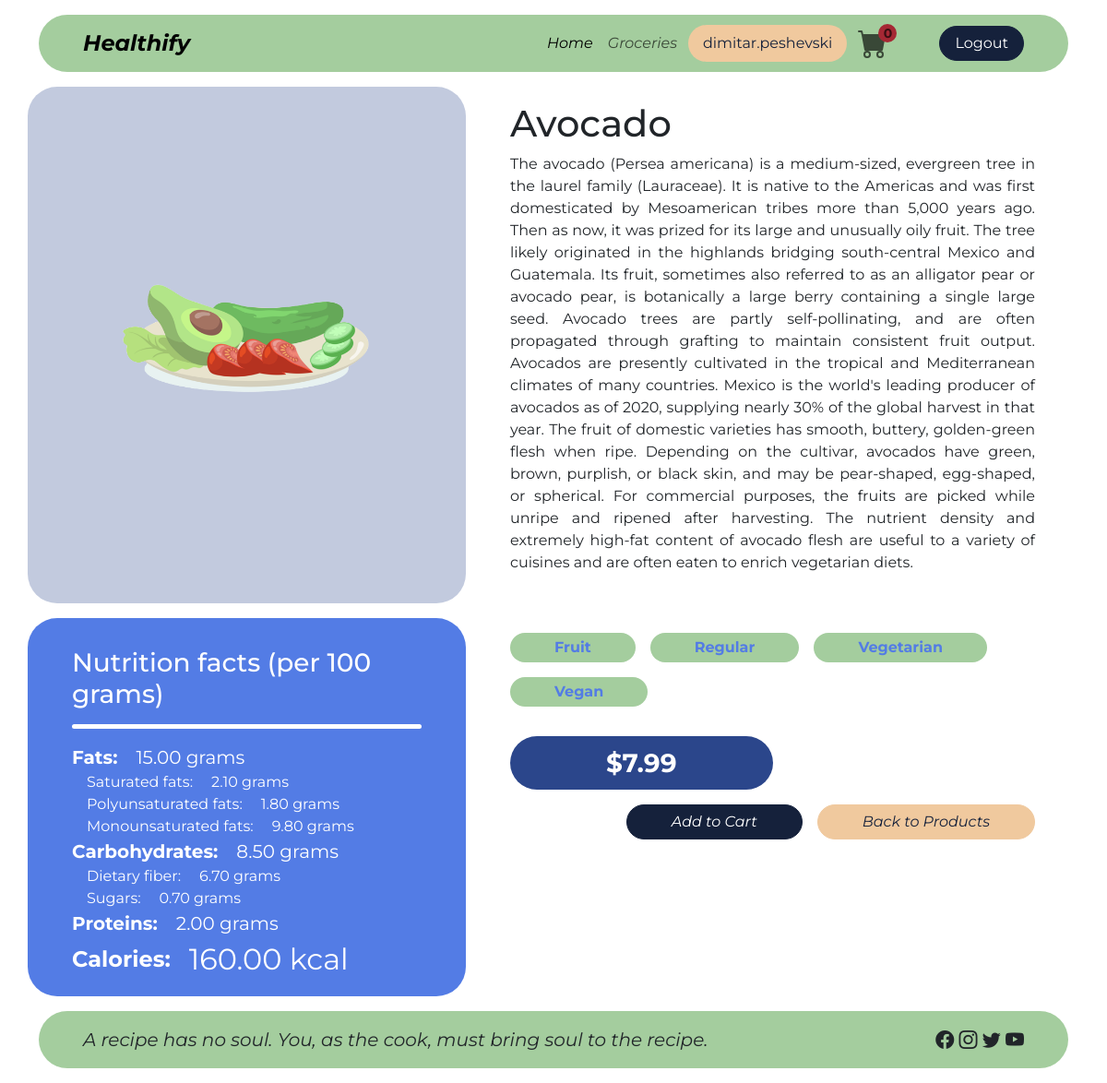
The app's page /groceries/6 (signed in) with its own data.
### accounts/models.py (models this page shows, shortened)
class User(AbstractUser):
    class Role(models.TextChoices):
        ADMINISTRATOR = 'ADMINISTRATOR', 'Administrator'
        CONSUMER = 'CONSUMER', 'Consumer'
        SELLER = 'SELLER', 'Seller'
    base_role = Role.ADMINISTRATOR
    role = models.CharField(max_length=255, choices=Role.choices)

### groceries/models.py (models this page shows, shortened)
class Grocery(models.Model):
    name = models.CharField(max_length=255)
    description = models.TextField()
    categories = models.ManyToManyField(Category)
    diets = models.ManyToManyField(Diet)
    price = models.DecimalField(max_digits=6, decimal_places=2)
    quantity = models.IntegerField()
    image = models.ImageField(upload_to='images/')
    nutrition_facts_label = models.OneToOneField(NutritionFactsLabel, on_delete=models.CASCADE)
    creator = models.ForeignKey(Seller, on_delete=models.CASCADE)
    date_created = models.DateTimeField(auto_now_add=True)
    date_modified = models.DateTimeField(auto_now=True)
    class Meta:
        verbose_name_plural = 'groceries'

class NutritionFactsLabel(models.Model):
    fats = models.DecimalField(max_digits=6, decimal_places=2)
    saturated_fats = models.DecimalField(max_digits=6, decimal_places=2)
    polyunsaturated_fats = models.DecimalField(max_digits=6, decimal_places=2)
    monounsaturated_fats = models.DecimalField(max_digits=6, decimal_places=2)
    carbohydrates = models.DecimalField(max_digits=6, decimal_places=2)
    dietary_fiber = models.DecimalField(max_digits=6, decimal_places=2)
    sugars = models.DecimalField(max_digits=6, decimal_places=2)
    proteins = models.DecimalField(max_digits=6, decimal_places=2)
    calories = models.DecimalField(max_digits=6, decimal_places=2)

class Category(models.Model):
    name = models.CharField(max_length=255)
    class Meta:
        verbose_name_plural = 'categories'
    def __str__(self):
        return self.name

class Diet(models.Model):
    name = models.CharField(max_length=255)
    def __str__(self):
        return self.name

### accounts/decorators.py (the view)
        def wrapper_func(request, *args, **kwargs):
            if request.user.role not in roles:
                return redirect('accounts:unauthorized')
            return view_func(request, *args, **kwargs)

### groceries/views.py (called while the page is built)
@login_required(login_url='accounts:login')
@allowed_users(roles=(User.Role.CONSUMER, User.Role.SELLER, User.Role.ADMINISTRATOR,))
def grocery_details(request, grocery_id):
    grocery = Grocery.objects.filter(id=grocery_id).first()
    context = {'grocery': grocery}
    return render(request, 'groceries/grocery-details.html', context)

### templates/groceries/grocery-details.html (shortened to what this page needs)
{% extends 'base.html' %}
{% load static %}
{% block content %}
    <div class="container">
        <div class="row mb-3">
            <div class="col-5 bg-info rounded-5 px-5 py-3 d-flex justify-content-center align-items-center">
                <img src="{{ MEDIA_URL }}{{ grocery.image.url }}" class="img-fluid w-75" alt=""/>
            </div>
            <div class="col-7 px-5 py-3 d-flex flex-column justify-content-between">
                <h1>{{ grocery.name }}</h1>
                <p style="text-align: justify;">{{ grocery.description }}</p>
            </div>
        </div>
        <div class="row">
            <div class="col-5 rounded-5 px-5 py-3 nutrition-facts-label text-white"
                 style="background-color: rgba(83, 124, 229, 255); height: fit-content;">
                <h3 class="pt-3">Nutrition facts (per 100 grams)</h3>
                <hr class="border-5 border-white w-100 opacity-100 rounded-5 pb-0"/>
                <div class="d-flex align-items-center main-label">
                    <label class="form-label mb-0 me-3" for="id_fats"><strong>Fats:</strong></label>
                    <div class="ms-1">{{ grocery.nutrition_facts_label.fats }} grams</div>
                </div>
                <div class="ms-3">
                    <div class="d-flex align-items-center">
                        <label class="form-label mb-0 me-3" for="id_saturated_fats">Saturated fats:</label>
                        <div class="ms-1">{{ grocery.nutrition_facts_label.saturated_fats }} grams</div>
                    </div>
                    <div class="d-flex align-items-center">
                        <label class="form- mb-0 me-3" for="id_polyunsaturated_fats">Polyunsaturated fats:</label>
                        <div class="ms-1">{{ grocery.nutrition_facts_label.polyunsaturated_fats }} grams</div>
                    </div>
                    <div class="d-flex align-items-center">
                        <label class="form-label mb-0 me-3" for="id_monounsaturated_fats">Monounsaturated
                            fats:</label>
                        <div class="ms-1">{{ grocery.nutrition_facts_label.monounsaturated_fats }} grams</div>
                    </div>
                </div>
                <div class="d-flex align-items-center main-label">
                    <label class="form-label mb-0 me-3"
                           for="id_carbohydrates"><strong>Carbohydrates:</strong></label>
                    <div class="ms-1">{{ grocery.nutrition_facts_label.carbohydrates }} grams</div>
                </div>
                <div class="ms-3">
                    <div class="d-flex align-items-center">
                        <label class="form-label mb-0 me-3" for="id_dietary_fiber">Dietary fiber:</label>
                        <div class="ms-1">{{ grocery.nutrition_facts_label.dietary_fiber }} grams</div>
                    </div>
                    <div class="d-flex align-items-center">
                        <label class="form-label mb-0 me-3" for="id_sugars">Sugars:</label>
                        <div class="ms-1">{{ grocery.nutrition_facts_label.sugars }} grams</div>
                    </div>
                </div>
                <div class="d-flex align-items-center main-label">
                    <label class="form-label mb-0 me-3" for="id_proteins"><strong>Proteins:</strong></label>
                    <div class="ms-1">{{ grocery.nutrition_facts_label.proteins }} grams</div>
                </div>
                <div class="d-flex align-items-center">
                    <label class="form-label mb-0 me-3" for="id_calories"><strong
                            style="font-size: 24px;">Calories:</strong></label>
                    <div class="ms-1" style="font-size: 32px;">{{ grocery.nutrition_facts_label.calories }} kcal</div>
                </div>
            </div>
            <div class="col-7 px-5 py-3">
                <div class="row mb-3">
                    <div class="col d-flex justify-content-start flex-wrap">
                        {% for category in grocery.categories.all %}
                            <div class="bg-success rounded-5 px-5 py-1 mb-3 me-3">
                                <strong style="color: rgba(83, 124, 229, 255);">{{ category }}</strong>
                            </div>
                        {% endfor %}
                        {% for diet in grocery.diets.all %}
                            <div class="bg-success rounded-5 px-5 py-1 mb-3 me-3">
                                <strong style="color: rgba(83, 124, 229, 255);">{{ diet }}</strong>
                            </div>
                        {% endfor %}
                    </div>
                </div>
                <div class="row mb-3">
                    <div class="col d-flex">
                        <div class="rounded-5 px-5 py-2 w-50 text-center"
                             style="background-color: rgba(43, 70, 139, 255);">
                            <strong style="font-size: 28px;" class="text-white">${{ grocery.price }}</strong>
                        </div>
                    </div>
                </div>
                <div class="row mb-3">
                    <div class="col d-flex justify-content-end">
                        {% if user.role == 'CONSUMER' %}
                            <a href="{% url 'groceries:add_to_cart' grocery.id %}"
                                    class="btn btn-primary text-white rounded-5 px-5 ms-3"
                                    style="font-style: italic">
                                Add to Cart
                            </a>
                        {% endif %}
                        <a href="{% url 'groceries:groceries' %}"
                           class="btn btn-secondary text-primary rounded-5 px-5 ms-3"
                           style="font-style: italic">Back to Products</a>
                    </div>
                </div>
            </div>
        </div>
    </div>
{% endblock %}

### templates/base.html (shortened to what this page needs)
{% load static %}
<!DOCTYPE html>
<html lang="en">
<head>
    <link href="{% static 'assets/scss/custom.css' %}" rel="stylesheet">
    <link href="{% static 'assets/css/style.css' %}" rel="stylesheet">
    <link rel="stylesheet" href="https://cdn.jsdelivr.net/npm/bootstrap-icons@1.10.5/font/bootstrap-icons.css">
</head>
<body>
<div id="main-wrapper">
    <header>
        <div class="container">
            <nav class="header navbar navbar-expand-lg bg-body-tertiary px-5 my-3 rounded-5">
                <a class="navbar-brand" href="{% url 'groceries:home' %}">Healthify</a>
                <div class="collapse navbar-collapse" id="navbarSupportedContent">
                    <ul class="navbar-nav d-flex align-items-center ms-auto mb-2 mb-lg-0">
                        <li class="nav-item">
                            <a class="nav-link active" aria-current="page" href="{% url 'groceries:home' %}">Home</a>
                        </li>
                        <li class="nav-item">
                            <a class="nav-link" href="{% url 'groceries:groceries' %}">Groceries</a>
                        </li>
                        {% if user.is_authenticated %}
                            <li>
                                <div class="bg-secondary text-primary rounded-5 px-3 py-2 mx-1">
                                    {{ user.username }}
                                </div>
                            </li>
                            <li>
                                {% if user.role == 'CONSUMER' %}
                                    <a class="nav-link me-0" href="{% url 'orders:shopping_cart' %}"
                                       style="position: relative;">
                                        <span class="order-items-count">0</span>
                                    </a>
                                {% endif %}
                            </li>
                            <li>
                                <a href="{% url 'accounts:logout' %}"
                                   class="btn btn-primary text-white rounded-5 px-3 ms-5">
                                    Logout
                                </a>
                            </li>
                        {% endif %}
                    </ul>
                </div>
            </nav>
        </div>
    </header>
    <main>
        {% block content %}
        {% endblock %}
    </main>
    <footer>
        <div class="container">
            <div class="footer px-5 my-3 rounded-5 d-flex justify-content-between">
                <p class="message py-3 mb-0">A recipe has no soul. You, as the cook, must bring soul to the recipe.</p>
                <p class="icons py-3 mb-0">
                    <i class="bi bi-facebook"></i>
                    <i class="bi bi-instagram"></i>
                    <i class="bi bi-twitter"></i>
                    <i class="bi bi-youtube"></i>
                </p>
            </div>
        </div>
    </footer>
</div>
</body>
</html>

### Healthify/static/assets/css/style.css (style rules this page uses)
html, body { font-family: Montserrat, sans-serif !important; height: 100%; margin: 0; padding: 0; }
#main-wrapper { display: flex; flex-direction: column; min-height: 100%; }
main { flex: 1; display: flex; }
.navbar-brand { font-size: 24px; font-style: italic; font-weight: bold; }
.header, .footer { background-color: rgba(164, 205, 158, 255) !important; }
.nav-link { font-style: italic; }
.message { font-size: 20px; font-style: italic; }
.icons { font-size: 20px; }
label > strong { font-size: 20px; }
.nutrition-facts-label label { white-space: nowrap; }
.nutrition-facts-label > .main-label > div { font-size: 20px; }
a.nav-link { padding-top: 0 !important; padding-bottom: 0 !important; }
.order-items-count { font-size: 14px; font-style: normal; font-weight: bold; background-color: #a52834; width: 20px; height: 20px; border-radius: 10px; display: flex; justify-content: center; align-items: center; position: absolute; top: -5px; left: 30px; }

### records on screen
User: username "dimitar.peshevski"
Grocery: image (picture), name "Avocado", description "The avocado (Persea americana) is a medium-sized, evergreen tree in the laurel family (Lauraceae). It is native to the Americas and was first domesticated by Mesoamerican tribes more than 5,000 years ago. Then as now, it was prized for its large and unusually oily fruit. The tree likely originated in the highlands bridging south-central Mexico and Guatemala. Its fruit, sometimes also referred to as an alligator pear or avocado pear, is botanically a large berry containing a single large seed. Avocado trees are partly self-pollinating, and are often propagated through grafting to maintain consistent fruit output. Avocados are presently cultivated in the tropical and Mediterranean climates of…", nutrition_facts_label.fats "15.00", nutrition_facts_label.saturated_fats "2.10", nutrition_facts_label.polyunsaturated_fats "1.80", nutrition_facts_label.monounsaturated_fats "9.80", nutrition_facts_label.carbohydrates "8.50", nutrition_facts_label.dietary_fiber "6.70", nutrition_facts_label.sugars "0.70", nutrition_facts_label.proteins "2.00", nutrition_facts_label.calories "160.00", price "7.99"
Category: name "Fruit"
Diet: name "Regular"
Diet: name "Vegetarian"
Diet: name "Vegan"
